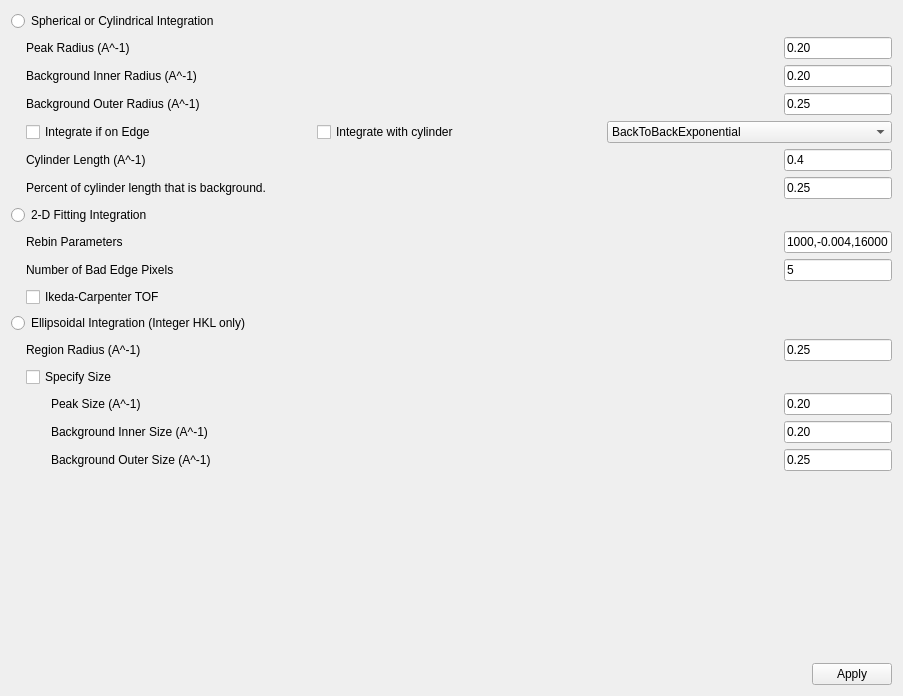
          <widget class="QWidget" name="scrollAreaWidgetContents_7">
           <property name="geometry">
            <rect>
             <x>0</x>
             <y>0</y>
             <width>903</width>
             <height>696</height>
            </rect>
           </property>
           <layout class="QVBoxLayout" name="verticalLayout_17">
            <item>
             <widget class="QRadioButton" name="SphereIntegration_rbtn">
              <property name="toolTip">
               <string>Apply the IntegratePeaksMD&lt;br&gt; algorithm to integrate the current list of peaks, using spherical regions around the peaks in reciprocal space.  This is the fastest of the integration methods. See the algorithm documentation for more details.</string>
              </property>
              <property name="text">
               <string>Spherical or Cylindrical Integration</string>
              </property>
             </widget>
            </item>
            <item>
             <layout class="QHBoxLayout" name="horizontalLayout_55">
              <item>
               <spacer name="horizontalSpacer_63">
                <property name="orientation">
                 <enum>Qt::Horizontal</enum>
                </property>
                <property name="sizeType">
                 <enum>QSizePolicy::Fixed</enum>
                </property>
                <property name="sizeHint" stdset="0">
                 <size>
                  <width>15</width>
                  <height>0</height>
                 </size>
                </property>
               </spacer>
              </item>
              <item>
               <widget class="QLabel" name="PeakRadius_lbl">
                <property name="text">
                 <string>Peak Radius (A^-1)</string>
                </property>
               </widget>
              </item>
              <item>
               <widget class="QLineEdit" name="PeakRadius_ledt">
                <property name="sizePolicy">
                 <sizepolicy hsizetype="Fixed" vsizetype="Fixed">
                  <horstretch>0</horstretch>
                  <verstretch>0</verstretch>
                 </sizepolicy>
                </property>
                <property name="toolTip">
                 <string>Radius of the spherical&lt;br&gt; region that will be considered the body of the peak.</string>
                </property>
                <property name="text">
                 <string>0.20</string>
                </property>
               </widget>
              </item>
             </layout>
            </item>
            <item>
             <layout class="QHBoxLayout" name="horizontalLayout_54">
              <item>
               <spacer name="horizontalSpacer_62">
                <property name="orientation">
                 <enum>Qt::Horizontal</enum>
                </property>
                <property name="sizeType">
                 <enum>QSizePolicy::Fixed</enum>
                </property>
                <property name="sizeHint" stdset="0">
                 <size>
                  <width>15</width>
                  <height>0</height>
                 </size>
                </property>
               </spacer>
              </item>
              <item>
               <widget class="QLabel" name="BackgroundInnerRadius_lbl">
                <property name="text">
                 <string>Background Inner Radius (A^-1)</string>
                </property>
               </widget>
              </item>
              <item>
               <widget class="QLineEdit" name="BackgroundInnerRadius_ledt">
                <property name="sizePolicy">
                 <sizepolicy hsizetype="Fixed" vsizetype="Fixed">
                  <horstretch>0</horstretch>
                  <verstretch>0</verstretch>
                 </sizepolicy>
                </property>
                <property name="toolTip">
                 <string>Radius of the inner surface&lt;br&gt; of the spherical shell that will be used for the background estimate.</string>
                </property>
                <property name="text">
                 <string>0.20</string>
                </property>
               </widget>
              </item>
             </layout>
            </item>
            <item>
             <layout class="QHBoxLayout" name="horizontalLayout_53">
              <item>
               <spacer name="horizontalSpacer_61">
                <property name="orientation">
                 <enum>Qt::Horizontal</enum>
                </property>
                <property name="sizeType">
                 <enum>QSizePolicy::Fixed</enum>
                </property>
                <property name="sizeHint" stdset="0">
                 <size>
                  <width>15</width>
                  <height>0</height>
                 </size>
                </property>
               </spacer>
              </item>
              <item>
               <widget class="QLabel" name="BackgroundOuterRadius_lbl">
                <property name="text">
                 <string>Background Outer Radius (A^-1)</string>
                </property>
               </widget>
              </item>
              <item>
               <widget class="QLineEdit" name="BackgroundOuterRadius_ledt">
                <property name="sizePolicy">
                 <sizepolicy hsizetype="Fixed" vsizetype="Fixed">
                  <horstretch>0</horstretch>
                  <verstretch>0</verstretch>
                 </sizepolicy>
                </property>
                <property name="toolTip">
                 <string>Radius of the outer surface&lt;br&gt; of the spherical shell that will be used for the background estimate.</string>
                </property>
                <property name="text">
                 <string>0.25</string>
                </property>
               </widget>
              </item>
             </layout>
            </item>
            <item>
             <layout class="QHBoxLayout" name="horizontalLayout_52">
              <item>
               <spacer name="horizontalSpacer_55">
                <property name="orientation">
                 <enum>Qt::Horizontal</enum>
                </property>
                <property name="sizeType">
                 <enum>QSizePolicy::Fixed</enum>
                </property>
                <property name="sizeHint" stdset="0">
                 <size>
                  <width>15</width>
                  <height>0</height>
                 </size>
                </property>
               </spacer>
              </item>
              <item>
               <widget class="QCheckBox" name="IntegrateEdge_ckbx">
                <property name="toolTip">
                 <string>If true, all peaks will be&lt;br&gt; integrated.  If false, any peak for which the background shell goes off the edge of the detector will not be integrated.</string>
                </property>
                <property name="text">
                 <string>Integrate if on Edge</string>
                </property>
               </widget>
              </item>
              <item>
               <widget class="QCheckBox" name="Cylinder_ckbx">
                <property name="toolTip">
                 <string>If true, cylinder instead of sphere..</string>
                </property>
                <property name="text">
                 <string>Integrate with cylinder</string>
                </property>
               </widget>
              </item>
              <item>
               <widget class="QComboBox" name="CylinderProfileFit_cmbx">
                <property name="toolTip">
                 <string>Fit cylinder profile with function</string>
                </property>
                <item>
                 <property name="text">
                  <string>BackToBackExponential</string>
                 </property>
                </item>
                <item>
                 <property name="text">
                  <string>Bk2BKExpConvPV</string>
                 </property>
                </item>
                <item>
                 <property name="text">
                  <string>DeltaFunction</string>
                 </property>
                </item>
                <item>
                 <property name="text">
                  <string>ElasticDiffSphere</string>
                 </property>
                </item>
                <item>
                 <property name="text">
                  <string>ExamplePeakFunction</string>
                 </property>
                </item>
                <item>
                 <property name="text">
                  <string>Gaussian</string>
                 </property>
                </item>
                <item>
                 <property name="text">
                  <string>IkedaCarpenterPV</string>
                 </property>
                </item>
                <item>
                 <property name="text">
                  <string>Lorentzian</string>
                 </property>
                </item>
                <item>
                 <property name="text">
                  <string>NoFit</string>
                 </property>
                </item>
                <item>
                 <property name="text">
                  <string>Voigt</string>
                 </property>
                </item>
               </widget>
              </item>
             </layout>
            </item>
            <item>
             <layout class="QHBoxLayout" name="horizontalLayout_53a">
              <item>
               <spacer name="horizontalSpacer_61a">
                <property name="orientation">
                 <enum>Qt::Horizontal</enum>
                </property>
                <property name="sizeType">
                 <enum>QSizePolicy::Fixed</enum>
                </property>
                <property name="sizeHint" stdset="0">
                 <size>
                  <width>15</width>
                  <height>0</height>
                 </size>
                </property>
               </spacer>
              </item>
              <item>
               <widget class="QLabel" name="CylinderLength_lbl">
                <property name="text">
                 <string>Cylinder Length (A^-1)</string>
                </property>
               </widget>
              </item>
              <item>
               <widget class="QLineEdit" name="CylinderLength_ledt">
                <property name="sizePolicy">
                 <sizepolicy hsizetype="Fixed" vsizetype="Fixed">
                  <horstretch>0</horstretch>
                  <verstretch>0</verstretch>
                 </sizepolicy>
                </property>
                <property name="toolTip">
                 <string>Length of the cylinder used for integration.</string>
                </property>
                <property name="text">
                 <string>0.4</string>
                </property>
               </widget>
              </item>
             </layout>
            </item>
            <item>
             <layout class="QHBoxLayout" name="horizontalLayout_53b">
              <item>
               <spacer name="horizontalSpacer_61b">
                <property name="orientation">
                 <enum>Qt::Horizontal</enum>
                </property>
                <property name="sizeType">
                 <enum>QSizePolicy::Fixed</enum>
                </property>
                <property name="sizeHint" stdset="0">
                 <size>
                  <width>15</width>
                  <height>0</height>
                 </size>
                </property>
               </spacer>
              </item>
              <item>
               <widget class="QLabel" name="CylinderPercentBkg_lbl">
                <property name="text">
                 <string>Percent of cylinder length that is background.</string>
                </property>
               </widget>
              </item>
              <item>
               <widget class="QLineEdit" name="CylinderPercentBkg_ledt">
                <property name="sizePolicy">
                 <sizepolicy hsizetype="Fixed" vsizetype="Fixed">
                  <horstretch>0</horstretch>
                  <verstretch>0</verstretch>
                 </sizepolicy>
                </property>
                <property name="toolTip">
                 <string>Radius of the outer surface&lt;br&gt; of the spherical shell that will be used for the background estimate.</string>
                </property>
                <property name="text">
                 <string>0.25</string>
                </property>
               </widget>
              </item>
             </layout>
            </item>
            <item>
             <widget class="QRadioButton" name="TwoDFitIntegration_rbtn">
              <property name="toolTip">
               <string>Apply the PeakIntegration&lt;br&gt; algorithm to integrate the current list of peaks, by combining the integrated intensities on multiple time-of-flight slices. This method is much slower than the Spherical Integration method, so please allow time for the calculation to complete.  See the algorithm documentation for more details.</string>
              </property>
              <property name="text">
               <string>2-D Fitting Integration</string>
              </property>
             </widget>
            </item>
            <item>
             <layout class="QHBoxLayout" name="horizontalLayout_51">
              <item>
               <spacer name="horizontalSpacer_60">
                <property name="orientation">
                 <enum>Qt::Horizontal</enum>
                </property>
                <property name="sizeType">
                 <enum>QSizePolicy::Fixed</enum>
                </property>
                <property name="sizeHint" stdset="0">
                 <size>
                  <width>15</width>
                  <height>0</height>
                 </size>
                </property>
               </spacer>
              </item>
              <item>
               <widget class="QLabel" name="FitRebinParams_lbl">
                <property name="text">
                 <string>Rebin Parameters</string>
                </property>
               </widget>
              </item>
              <item>
               <widget class="QLineEdit" name="FitRebinParams_ledt">
                <property name="sizePolicy">
                 <sizepolicy hsizetype="Fixed" vsizetype="Fixed">
                  <horstretch>0</horstretch>
                  <verstretch>0</verstretch>
                 </sizepolicy>
                </property>
                <property name="toolTip">
                 <string>Parameters used to form&lt;br&gt; histograms from the event data.  The first and last values are the start and end times-of-flight.  The middle value is the step size.  If the step size is negative it represents the decimal fraction increase in the bin boundary at each step, instead of the actual bin size.</string>
                </property>
                <property name="text">
                 <string>1000,-0.004,16000</string>
                </property>
               </widget>
              </item>
             </layout>
            </item>
            <item>
             <layout class="QHBoxLayout" name="horizontalLayout_50">
              <item>
               <spacer name="horizontalSpacer_59">
                <property name="orientation">
                 <enum>Qt::Horizontal</enum>
                </property>
                <property name="sizeType">
                 <enum>QSizePolicy::Fixed</enum>
                </property>
                <property name="sizeHint" stdset="0">
                 <size>
                  <width>15</width>
                  <height>0</height>
                 </size>
                </property>
               </spacer>
              </item>
              <item>
               <widget class="QLabel" name="NBadEdgePixels_lbl">
                <property name="text">
                 <string>Number of Bad Edge Pixels</string>
                </property>
               </widget>
              </item>
              <item>
               <widget class="QLineEdit" name="NBadEdgePixels_ledt">
                <property name="sizePolicy">
                 <sizepolicy hsizetype="Fixed" vsizetype="Fixed">
                  <horstretch>0</horstretch>
                  <verstretch>0</verstretch>
                 </sizepolicy>
                </property>
                <property name="toolTip">
                 <string>The width of the border of&lt;br&gt; bad pixels around the edge of each detector that should be omitted.</string>
                </property>
                <property name="text">
                 <string>5</string>
                </property>
               </widget>
              </item>
             </layout>
            </item>
            <item>
             <layout class="QHBoxLayout" name="horizontalLayout_49">
              <item>
               <spacer name="horizontalSpacer_54">
                <property name="orientation">
                 <enum>Qt::Horizontal</enum>
                </property>
                <property name="sizeType">
                 <enum>QSizePolicy::Fixed</enum>
                </property>
                <property name="sizeHint" stdset="0">
                 <size>
                  <width>15</width>
                  <height>0</height>
                 </size>
                </property>
               </spacer>
              </item>
              <item>
               <widget class="QCheckBox" name="IkedaCarpenter_ckbx">
                <property name="toolTip">
                 <string>If true, the Ikeda-Carpenter&lt;br&gt; function will be used to fit the results of integrating the various time-of-flight slices, to obtain the final integrated result.</string>
                </property>
                <property name="text">
                 <string>Ikeda-Carpenter TOF</string>
                </property>
               </widget>
              </item>
             </layout>
            </item>
            <item>
             <widget class="QRadioButton" name="EllipsoidIntegration_rbtn">
              <property name="toolTip">
               <string>Apply the IntegrateEllipsoids&lt;br&gt; algorithm to integrate the current list of peaks, by finding the principal axes of the 3D events in regions around each peak.  This method is a little slower than the Spherical Integration method.  See the algorithm documentation for more details.</string>
              </property>
              <property name="text">
               <string>Ellipsoidal Integration (Integer HKL only)</string>
              </property>
             </widget>
            </item>
            <item>
             <layout class="QHBoxLayout" name="horizontalLayout_48">
              <item>
               <spacer name="horizontalSpacer_58">
                <property name="orientation">
                 <enum>Qt::Horizontal</enum>
                </property>
                <property name="sizeType">
                 <enum>QSizePolicy::Fixed</enum>
                </property>
                <property name="sizeHint" stdset="0">
                 <size>
                  <width>15</width>
                  <height>0</height>
                 </size>
                </property>
               </spacer>
              </item>
              <item>
               <widget class="QLabel" name="RegionRadius_lbl">
                <property name="text">
                 <string>Region Radius (A^-1)</string>
                </property>
               </widget>
              </item>
              <item>
               <widget class="QLineEdit" name="RegionRadius_ledt">
                <property name="sizePolicy">
                 <sizepolicy hsizetype="Fixed" vsizetype="Fixed">
                  <horstretch>0</horstretch>
                  <verstretch>0</verstretch>
                 </sizepolicy>
                </property>
                <property name="toolTip">
                 <string>Radius of a spherical region&lt;br&gt; around each peak that will be used when finding the principal axes.  This should be large enough to include the entire peak and nearby background region, but not much larger.</string>
                </property>
                <property name="text">
                 <string>0.25</string>
                </property>
               </widget>
              </item>
             </layout>
            </item>
            <item>
             <layout class="QHBoxLayout" name="horizontalLayout_47">
              <item>
               <spacer name="horizontalSpacer_52">
                <property name="orientation">
                 <enum>Qt::Horizontal</enum>
                </property>
                <property name="sizeType">
                 <enum>QSizePolicy::Fixed</enum>
                </property>
                <property name="sizeHint" stdset="0">
                 <size>
                  <width>15</width>
                  <height>0</height>
                 </size>
                </property>
               </spacer>
              </item>
              <item>
               <widget class="QCheckBox" name="SpecifySize_ckbx">
                <property name="toolTip">
                 <string>If this is set true, the major axis&lt;br&gt; size of each ellipsoidal region will be constant for all peaks, and will be set by the following three parameters.  If this is set false, the major axis sizes will be calculated based on the standard deviation in the direction of the major axis.</string>
                </property>
                <property name="text">
                 <string>Specify Size</string>
                </property>
               </widget>
              </item>
             </layout>
            </item>
            <item>
             <layout class="QHBoxLayout" name="horizontalLayout_46">
              <item>
               <spacer name="horizontalSpacer_57">
                <property name="orientation">
                 <enum>Qt::Horizontal</enum>
                </property>
                <property name="sizeType">
                 <enum>QSizePolicy::Fixed</enum>
                </property>
                <property name="sizeHint" stdset="0">
                 <size>
                  <width>40</width>
                  <height>0</height>
                 </size>
                </property>
               </spacer>
              </item>
              <item>
               <widget class="QLabel" name="PeakSize_lbl">
                <property name="text">
                 <string>Peak Size (A^-1)</string>
                </property>
               </widget>
              </item>
              <item>
               <widget class="QLineEdit" name="PeakSize_ledt">
                <property name="sizePolicy">
                 <sizepolicy hsizetype="Fixed" vsizetype="Fixed">
                  <horstretch>0</horstretch>
                  <verstretch>0</verstretch>
                 </sizepolicy>
                </property>
                <property name="toolTip">
                 <string>Length of the major axis&lt;br&gt; to use for the ellipsoidal peak region.</string>
                </property>
                <property name="text">
                 <string>0.20</string>
                </property>
               </widget>
              </item>
             </layout>
            </item>
            <item>
             <layout class="QHBoxLayout" name="horizontalLayout_45">
              <item>
               <spacer name="horizontalSpacer_56">
                <property name="orientation">
                 <enum>Qt::Horizontal</enum>
                </property>
                <property name="sizeType">
                 <enum>QSizePolicy::Fixed</enum>
                </property>
                <property name="sizeHint" stdset="0">
                 <size>
                  <width>40</width>
                  <height>0</height>
                 </size>
                </property>
               </spacer>
              </item>
              <item>
               <widget class="QLabel" name="BackgroundInnerSize_lbl">
                <property name="text">
                 <string>Background Inner Size (A^-1)</string>
                </property>
               </widget>
              </item>
              <item>
               <widget class="QLineEdit" name="BackgroundInnerSize_ledt">
                <property name="sizePolicy">
                 <sizepolicy hsizetype="Fixed" vsizetype="Fixed">
                  <horstretch>0</horstretch>
                  <verstretch>0</verstretch>
                 </sizepolicy>
                </property>
                <property name="toolTip">
                 <string>Length of the major axis&lt;br&gt; of the inner surface of the ellipsoidal shell used for the background region.</string>
                </property>
                <property name="text">
                 <string>0.20</string>
                </property>
               </widget>
              </item>
             </layout>
            </item>
            <item>
             <layout class="QHBoxLayout" name="horizontalLayout_44">
              <item>
               <spacer name="horizontalSpacer_53">
                <property name="orientation">
                 <enum>Qt::Horizontal</enum>
                </property>
                <property name="sizeType">
                 <enum>QSizePolicy::Fixed</enum>
                </property>
                <property name="sizeHint" stdset="0">
                 <size>
                  <width>40</width>
                  <height>0</height>
                 </size>
                </property>
               </spacer>
              </item>
              <item>
               <widget class="QLabel" name="BackgroundOuterSize_lbl">
                <property name="text">
                 <string>Background Outer Size (A^-1) </string>
                </property>
               </widget>
              </item>
              <item>
               <widget class="QLineEdit" name="BackgroundOuterSize_ledt">
                <property name="sizePolicy">
                 <sizepolicy hsizetype="Fixed" vsizetype="Fixed">
                  <horstretch>0</horstretch>
                  <verstretch>0</verstretch>
                 </sizepolicy>
                </property>
                <property name="toolTip">
                 <string>Length of the major axis&lt;br&gt; of the outer surface of the ellipsoidal shell used for the background region.</string>
                </property>
                <property name="text">
                 <string>0.25</string>
                </property>
               </widget>
              </item>
             </layout>
            </item>
            <item>
             <spacer name="verticalSpacer_6">
              <property name="orientation">
               <enum>Qt::Vertical</enum>
              </property>
              <property name="sizeHint" stdset="0">
               <size>
                <width>20</width>
                <height>40</height>
               </size>
              </property>
             </spacer>
            </item>
            <item>
             <layout class="QHBoxLayout" name="horizontalLayout_43">
              <item>
               <spacer name="horizontalSpacer_51">
                <property name="orientation">
                 <enum>Qt::Horizontal</enum>
                </property>
                <property name="sizeHint" stdset="0">
                 <size>
                  <width>40</width>
                  <height>20</height>
                 </size>
                </property>
               </spacer>
              </item>
              <item>
               <widget class="QPushButton" name="ApplyIntegrate_btn">
                <property name="toolTip">
                 <string>Proceed to actually do the peak integration as specified.</string>
                </property>
                <property name="text">
                 <string>Apply</string>
                </property>
               </widget>
              </item>
             </layout>
            </item>
           </layout>
          </widget>
